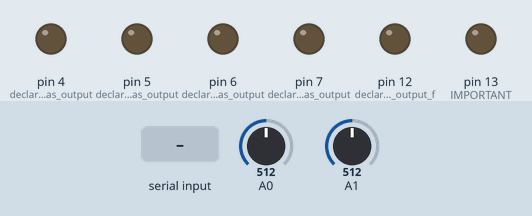
Recording of a sketch running on a simulated Arduino Uno, built with avr-gcc and run on an emulated ATmega328P. Parts: output pins drawn as LEDs (lit = HIGH). Inputs (shaded band) come from the test bench; at power-on: A0 = 512, A1 = 512. Random numbers use the default seed unless the sketch sets one; what the sketch prints to the serial monitor is not drawn.

Above: at 1.2 s.
1.3 s: "2\n" received over Serial
At 13.0 s:
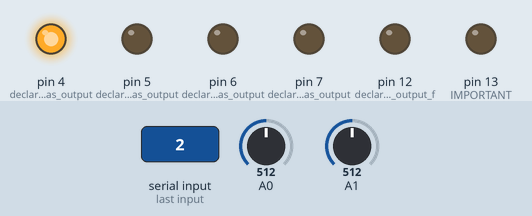
13.3 s: "4\n" received over Serial
At 19.5 s:
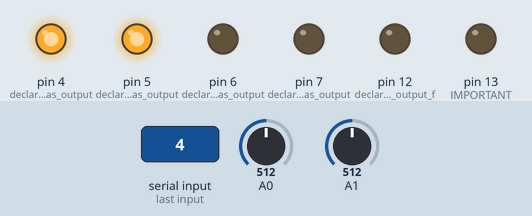
20.2 s: "1\n" received over Serial
At 26.9 s:
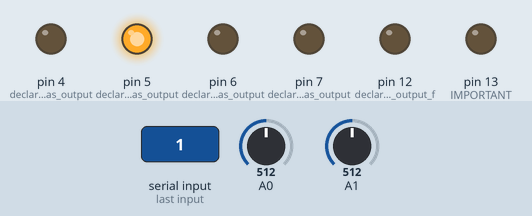
27.2 s: "3\n" received over Serial
At 33.2 s:
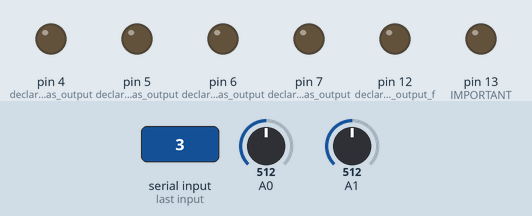
Timing chart, 0 to 34.7 s (numbered marks = the images above; inputs shaded):
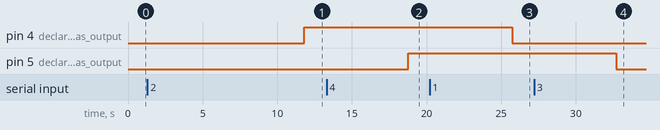

The sketch:

sketch04_ldc_tm_02.ino
```cpp
// * lunar_data_center_test_model_02
// * test_04

int command_number = -1;
int pause = 50;

const int averageValue = 500;       // Variable to store the number of reading cycles
long int sensorValue = 0;           // Variable to store the value from the current sensor
long int voltageSensorValue = 0;    // Variable to store the value from the voltage sensor

float voltage = 0;                  // Variable to store the voltage value
float current = 0;                  // Variable to store the current value
float input_voltage = 0;            // Variable to store the measured voltage

#include <SoftwareSerial.h>         // * Include software serial library
#define RX 8                        // * Define TX pin for software serial
#define TX 9                        // * Define RX pin for software serial
SoftwareSerial Serial4(RX,TX);      // * Create software serial port
#include <OneWire.h>                          // include library for working with OneWire interface
#include <Wire.h>                             // Include library for working with hardware I2C bus.

byte data[5];
int device_mode = 2001;

void setup() {
  pinMode(4, OUTPUT); // declare pin 4 as output
  pinMode(5, OUTPUT); // declare pin 5 as output
  pinMode(6, OUTPUT); // declare pin 5 as output
  pinMode(7, OUTPUT); // declare pin 5 as output

  pinMode(12, OUTPUT); // declare pin 5 as output for TESTING

  Serial.begin(9600);                                       // Serial port initialization at 9600 baud rate

  Serial4.begin(9600);                        // Initialize serial port at 9600 baud for radio module HC-12
  randomSeed(millis());

   pinMode(LED_BUILTIN, OUTPUT);     // IMPORTANT: Set LED pin as output
}

void loop() {
   if (Serial4.available() && Serial4.read() == 0xAA) {
    // Read string from serial port and convert to byte array data
    String receivedString = Serial4.readStringUntil('\n');
    receivedString.toCharArray((char*)data, sizeof(data));

    // Debug output
//    Serial.println(data[0]);
//    Serial.println(data[1]);
//    Serial.println("device_mode:");
//    Serial.println(data[2]);
//    Serial.println(data[3]);
//    Serial.println(data[4]);
    // Serial.println(sizeof(data));
    device_mode = data[2];
    command_number = data[2];
//    Serial.println("---++---");

    // Turn built-in LED on/off based on received data
    digitalWrite(LED_BUILTIN, data[0]);

    delay(1000);
  }
  //****************
  if (Serial.available() > 0) {                             // Check if data is available for reading
    String inputString = Serial.readStringUntil('\n');      // Read string from serial port
    inputString.trim();                                     // Remove extra spaces and newline characters

    if (inputString.length() > 0) {                         // Check if string is not empty
      float inputValue = inputString.toFloat();             // Try to convert string to number
      float result = inputValue * 2;                        // Multiply by 2
      command_number = (int) inputValue;
    }
  }

   sensorValue = 0;
   voltageSensorValue = 0;

  for (int i = 0; i < averageValue; i++)    // Repeat the cycle
  {
    sensorValue += analogRead(A0);          // Read and record current readings
    voltageSensorValue += analogRead(A1);   // Read and record voltage readings
    delay(2);                               // Pause 2 µs
  }

  sensorValue = sensorValue / averageValue;               // Divide the obtained value
  voltageSensorValue = voltageSensorValue / averageValue; // Divide the obtained value

  voltage = sensorValue * 5.0 / 1024.0;                    // Voltage calculation
  current = (voltage - 2.49) / 0.185;                       // Current calculation
  input_voltage = voltageSensorValue * 5.0 / 1024.0;       // Input voltage calculation

  Serial.print("adc_value: ");                    // Send data to the serial port
  Serial.print(sensorValue);

  Serial.print(", ard_adc1_value: ");             // Send data to the serial port
  Serial.print(voltageSensorValue);

  Serial.print(", adc_voltage: ");                // Send data to the serial port
  Serial.print(voltage);                          // Send voltage

  Serial.print(", current: ");                    // Send data to the serial port
  Serial.print(current);                          // Send current

  Serial.print(", ard_voltage: ");                // Send data to the serial port
  Serial.print(input_voltage);                  // Send input voltage

  //..radio logic
  int trans_data = random(101);
  Serial.print(", trans_data: ");
  Serial.print(trans_data);

  Serial.print(", device_mode: ");
  Serial.println(device_mode);

  //function_transmit(trans_data);
  function_transmit_all();
  delay(1000);


  switch(command_number) {
    case 1:
      digitalWrite(4, 0);
      delay(pause);
      break;

    case 2:
      digitalWrite(4, 1);
      delay(pause);
      break;

    case 3:
      digitalWrite(5, 0);
      delay(pause);
      break;

    case 4:
      digitalWrite(5, 1);
      delay(pause);
      break;

    case 13:
      digitalWrite(12, 0);
      delay(pause);
      break;

    case 14:
      digitalWrite(12, 1);
      delay(pause);
      break;

    case 23:
      digitalWrite(6, 0);
      delay(pause);
      break;

    case 24:
      digitalWrite(6, 1);
      delay(pause);
      break;

    case 25:
      digitalWrite(7, 0);
      delay(pause);
      break;

    case 26:
      digitalWrite(7, 1);
      delay(pause);
      break;
  }
  delay(2000);
}

void function_transmit_all() {
  // create jsonString
  String json = "";
  json += "\"adc_value\":" + String(sensorValue) + ",";
  json += "\"ard_adc1_value\":" + String(voltageSensorValue) + ",";
  json += "\"adc_voltage\":" + String(voltage, 2) + ",";
  json += "\"current\":" + String(current, 2) + ",";
  json += "\"ard_voltage\":" + String(input_voltage, 2) + ",";
  json += "\"rand\":" + String(random(101)) + ",";
  json += "\"mode\":" + String(device_mode);
  json += "";

  Serial.println(json);

  // transmitting by radio
  Serial4.write(0xAA);
  Serial4.print(json);
  Serial4.write('\n');
  delay(2500);
}

void function_transmit(int x) {
  byte data[5];                       // Declare array for receiving and storing data
//  Serial.println("function_transmit++");
//  Serial.println(x);

  delay(10000);                       // Wait half a second
  data[0] = 1;                      // Write one (ON) to the first byte of array
  data[1] = byte(2);
  data[2] = byte(x);
  Serial4.write(0xAA);              // Send packet header
  Serial4.write(data, sizeof(data));// Send data array
  Serial4.write('\n');              // Send new line character

  delay(1000);                       // Wait 1 second
  }
```

Measured:
- after the input at 1.3 s, pin 4 (declare_pin_4_as_output): LOW → HIGH after 10.5 s
- after the input at 13.3 s, pin 5 (declare_pin_5_as_output): LOW → HIGH after 5.5 s
- after the input at 20.2 s, pin 4 (declare_pin_4_as_output): HIGH → LOW after 5.5 s
- after the input at 27.2 s, pin 5 (declare_pin_5_as_output): HIGH → LOW after 5.5 s
